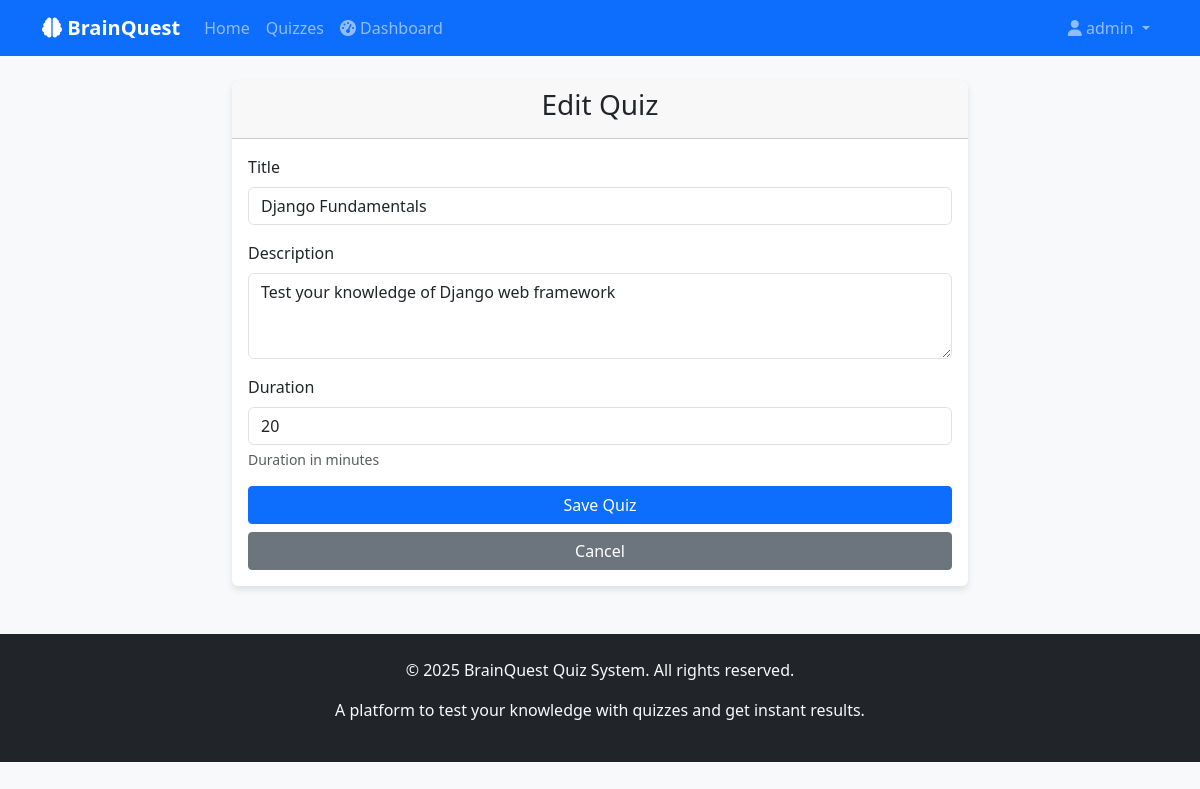
The page /quizzes/2/edit/ (signed in) on the database its author committed.
### users/models.py (models this page shows, shortened)
class CustomUser(AbstractUser):
    ROLE_CHOICES = (
        ('admin', 'Admin'),
        ('user', 'User'),
    )
    role = models.CharField(max_length=10, choices=ROLE_CHOICES, default='user')
    created_at = models.DateTimeField(auto_now_add=True)
    updated_at = models.DateTimeField(auto_now=True)

### quizzes/models.py (models this page shows, shortened)
class Quiz(models.Model):
    title = models.CharField(max_length=200)
    description = models.TextField(blank=True)
    duration = models.PositiveIntegerField(help_text="Duration in minutes")
    created_by = models.ForeignKey(User, on_delete=models.CASCADE, related_name='quizzes_created')
    created_at = models.DateTimeField(auto_now_add=True)
    updated_at = models.DateTimeField(auto_now=True)
    is_active = models.BooleanField(default=True)
    class Meta:
        verbose_name_plural = "Quizzes"
        ordering = ['-created_at']

### quizzes/views.py (the view)
# urls.py: path('<int:quiz_id>/edit/', views.quiz_edit, name='quiz_edit'),
@login_required
def quiz_edit(request, quiz_id):
    if not request.user.is_staff and getattr(request.user, 'role', None) != 'admin':
        messages.error(request, 'You do not have permission to edit quizzes.')
        return redirect('quizzes:quiz_list')
    quiz = get_object_or_404(Quiz, id=quiz_id)
    if request.method == 'POST':
        form = QuizForm(request.POST, instance=quiz)
        if form.is_valid():
            form.save()
            messages.success(request, 'Quiz updated successfully!')
            return redirect('quizzes:quiz_detail', quiz_id=quiz.id)
    else:
        form = QuizForm(instance=quiz)
    return render(request, 'quizzes/quiz_form.html', {'form': form, 'title': 'Edit Quiz', 'quiz': quiz})

### quizzes/forms.py
class QuizForm(forms.ModelForm):
    class Meta:
        model = Quiz
        fields = ['title', 'description', 'duration']
        widgets = {
            'title': forms.TextInput(attrs={'class': 'form-control'}),
            'description': forms.Textarea(attrs={'class': 'form-control', 'rows': 3}),
            'duration': forms.NumberInput(attrs={'class': 'form-control'}),
        }

### templates/quizzes/quiz_form.html (shortened to what this page needs)
{% extends 'base.html' %}
{% block content %}
<div class="row justify-content-center">
    <div class="col-md-8">
        <div class="card">
            <div class="card-header">
                <h3 class="text-center">{{ title }}</h3>
            </div>
            <div class="card-body">
                <form method="post">
                    {% for field in form %}
                    <div class="mb-3">
                        <label for="{{ field.id_for_label }}" class="form-label">{{ field.label }}</label>
                        {{ field }}
                        {% if field.help_text %}
                        <div class="form-text">{{ field.help_text }}</div>
                        {% endif %}
                    </div>
                    {% endfor %}
                    <div class="d-grid gap-2">
                        <button type="submit" class="btn btn-primary">Save Quiz</button>
                        <a href="{% if quiz %}{% url 'quizzes:quiz_detail' quiz.id %}{% else %}{% url 'quizzes:quiz_list' %}{% endif %}" class="btn btn-secondary">Cancel</a>
                    </div>
                </form>
            </div>
        </div>
    </div>
</div>
{% endblock %}

### templates/partials/_navbar.html (shortened to what this page needs)
{% load user_tags %}
<nav class="navbar navbar-expand-lg navbar-dark bg-primary">
    <div class="container">
        <a class="navbar-brand" href="{% url 'home' %}">
            <i class="fas fa-brain"></i> BrainQuest
        </a>
        <div class="collapse navbar-collapse" id="navbarNav">
            <ul class="navbar-nav me-auto">
                <li class="nav-item">
                    <a class="nav-link" href="{% url 'home' %}">Home</a>
                </li>
                {% if user.is_authenticated %}
                <li class="nav-item">
                    <a class="nav-link" href="{% url 'quizzes:quiz_list' %}">Quizzes</a>
                </li>
                <li class="nav-item">
                    <a class="nav-link" href="{% url 'results:dashboard' %}">
                        <i class="fas fa-tachometer-alt"></i> Dashboard
                    </a>
                </li>
                {% endif %}
            </ul>
            <ul class="navbar-nav">
                {% if user.is_authenticated %}
                    <li class="nav-item dropdown">
                        <a class="nav-link dropdown-toggle" href="#" role="button" data-bs-toggle="dropdown">
                            <i class="fas fa-user"></i> {{ user.username }}
                        </a>
                    </li>
                {% endif %}
            </ul>
        </div>
    </div>
</nav>

### static/css/styles.css (style rules this page uses)
body { font-family: 'Segoe UI', Tahoma, Geneva, Verdana, sans-serif; background-color: #f8f9fa; }
.card { transition: transform 0.2s; border: none; box-shadow: 0 4px 6px rgba(0, 0, 0, 0.1); }
.navbar-brand { font-weight: bold; }
.btn { border-radius: 0.25rem; }

### rows shown on the page
CustomUser: username "admin"
Quiz: form "Django Fundamentals" "Test your knowledge of Django web framework" "20"

### other values the page prints
{{ title }} "Edit Quiz"
{{ field.label }} "Title" "Description" "Duration"
{{ field.help_text }} "Duration in minutes"
